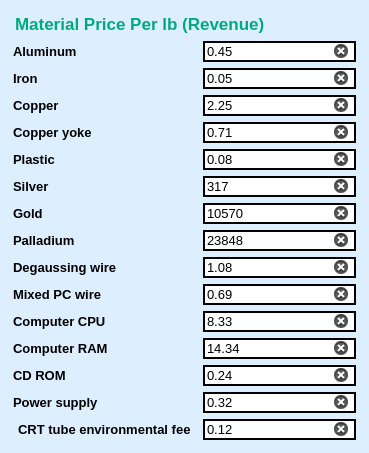
     <widget class="QFrame" name="frame">
      <property name="styleSheet">
       <string notr="true">border :2px solid;
border-color: rgb(221, 239, 255);
background-color: rgb(221, 239, 255);
border-radius: 15px;</string>
      </property>
      <property name="frameShape">
       <enum>QFrame::StyledPanel</enum>
      </property>
      <property name="frameShadow">
       <enum>QFrame::Raised</enum>
      </property>
      <layout class="QVBoxLayout" name="verticalLayout_3">
       <item>
        <widget class="QLineEdit" name="lineEdit">
         <property name="font">
          <font>
           <family>MS Shell Dlg 2</family>
           <pointsize>13</pointsize>
           <weight>75</weight>
           <italic>false</italic>
           <bold>true</bold>
          </font>
         </property>
         <property name="styleSheet">
          <string notr="true">color: rgb(0, 170, 127);
border :0px solid;
border-color: rgb(255, 255, 255);
background-color: rgb(221, 239, 255);</string>
         </property>
         <property name="text">
          <string>Material Price Per lb (Revenue)</string>
         </property>
        </widget>
       </item>
       <item>
        <layout class="QGridLayout" name="gridLayout">
         <item row="8" column="0">
          <widget class="QLabel" name="label_23">
           <property name="font">
            <font>
             <pointsize>10</pointsize>
             <weight>75</weight>
             <bold>true</bold>
            </font>
           </property>
           <property name="styleSheet">
            <string notr="true">border :0px solid;
border-color: rgb(255, 255, 255);
background-color: rgb(221, 239, 255);</string>
           </property>
           <property name="text">
            <string>Degaussing wire</string>
           </property>
          </widget>
         </item>
         <item row="5" column="1">
          <widget class="QLineEdit" name="ag">
           <property name="font">
            <font>
             <pointsize>10</pointsize>
            </font>
           </property>
           <property name="styleSheet">
            <string notr="true">border :1.5px solid;
background-color: rgb(255, 255, 255);</string>
           </property>
           <property name="text">
            <string>317</string>
           </property>
           <property name="clearButtonEnabled">
            <bool>true</bool>
           </property>
          </widget>
         </item>
         <item row="6" column="0">
          <widget class="QLabel" name="label_25">
           <property name="font">
            <font>
             <pointsize>10</pointsize>
             <weight>75</weight>
             <bold>true</bold>
            </font>
           </property>
           <property name="styleSheet">
            <string notr="true">border :0px solid;
border-color: rgb(255, 255, 255);
background-color: rgb(221, 239, 255);</string>
           </property>
           <property name="text">
            <string>Gold</string>
           </property>
          </widget>
         </item>
         <item row="5" column="0">
          <widget class="QLabel" name="label_24">
           <property name="font">
            <font>
             <pointsize>10</pointsize>
             <weight>75</weight>
             <bold>true</bold>
            </font>
           </property>
           <property name="styleSheet">
            <string notr="true">border :0px solid;
border-color: rgb(255, 255, 255);
background-color: rgb(221, 239, 255);</string>
           </property>
           <property name="text">
            <string>Silver</string>
           </property>
          </widget>
         </item>
         <item row="7" column="0">
          <widget class="QLabel" name="label_26">
           <property name="font">
            <font>
             <pointsize>10</pointsize>
             <weight>75</weight>
             <bold>true</bold>
            </font>
           </property>
           <property name="styleSheet">
            <string notr="true">border :0px solid;
border-color: rgb(255, 255, 255);
background-color: rgb(221, 239, 255);</string>
           </property>
           <property name="text">
            <string>Palladium</string>
           </property>
          </widget>
         </item>
         <item row="4" column="1">
          <widget class="QLineEdit" name="plastic">
           <property name="font">
            <font>
             <pointsize>10</pointsize>
            </font>
           </property>
           <property name="styleSheet">
            <string notr="true">border :1.5px solid;
background-color: rgb(255, 255, 255);</string>
           </property>
           <property name="text">
            <string>0.08</string>
           </property>
           <property name="clearButtonEnabled">
            <bool>true</bool>
           </property>
          </widget>
         </item>
         <item row="6" column="1">
          <widget class="QLineEdit" name="au">
           <property name="font">
            <font>
             <pointsize>10</pointsize>
            </font>
           </property>
           <property name="styleSheet">
            <string notr="true">border :1.5px solid;
background-color: rgb(255, 255, 255);</string>
           </property>
           <property name="text">
            <string>10570</string>
           </property>
           <property name="clearButtonEnabled">
            <bool>true</bool>
           </property>
          </widget>
         </item>
         <item row="7" column="1">
          <widget class="QLineEdit" name="pd">
           <property name="font">
            <font>
             <pointsize>10</pointsize>
            </font>
           </property>
           <property name="styleSheet">
            <string notr="true">border :1.5px solid;
background-color: rgb(255, 255, 255);</string>
           </property>
           <property name="text">
            <string>23848</string>
           </property>
           <property name="clearButtonEnabled">
            <bool>true</bool>
           </property>
          </widget>
         </item>
         <item row="9" column="0">
          <widget class="QLabel" name="label_32">
           <property name="font">
            <font>
             <pointsize>10</pointsize>
             <weight>75</weight>
             <bold>true</bold>
            </font>
           </property>
           <property name="styleSheet">
            <string notr="true">border :0px solid;
border-color: rgb(255, 255, 255);
background-color: rgb(221, 239, 255);</string>
           </property>
           <property name="text">
            <string>Mixed PC wire</string>
           </property>
          </widget>
         </item>
         <item row="10" column="1">
          <widget class="QLineEdit" name="cpu">
           <property name="font">
            <font>
             <pointsize>10</pointsize>
            </font>
           </property>
           <property name="styleSheet">
            <string notr="true">border :1.5px solid;
background-color: rgb(255, 255, 255);</string>
           </property>
           <property name="text">
            <string>8.33</string>
           </property>
           <property name="clearButtonEnabled">
            <bool>true</bool>
           </property>
          </widget>
         </item>
         <item row="10" column="0">
          <widget class="QLabel" name="label_31">
           <property name="font">
            <font>
             <pointsize>10</pointsize>
             <weight>75</weight>
             <bold>true</bold>
            </font>
           </property>
           <property name="styleSheet">
            <string notr="true">border :0px solid;
border-color: rgb(255, 255, 255);
background-color: rgb(221, 239, 255);</string>
           </property>
           <property name="text">
            <string>Computer CPU</string>
           </property>
          </widget>
         </item>
         <item row="12" column="1">
          <widget class="QLineEdit" name="cd_rom">
           <property name="font">
            <font>
             <pointsize>10</pointsize>
            </font>
           </property>
           <property name="styleSheet">
            <string notr="true">border :1.5px solid;
background-color: rgb(255, 255, 255);</string>
           </property>
           <property name="text">
            <string>0.24</string>
           </property>
           <property name="clearButtonEnabled">
            <bool>true</bool>
           </property>
          </widget>
         </item>
         <item row="13" column="0">
          <widget class="QLabel" name="label_28">
           <property name="font">
            <font>
             <pointsize>10</pointsize>
             <weight>75</weight>
             <bold>true</bold>
            </font>
           </property>
           <property name="styleSheet">
            <string notr="true">border :0px solid;
border-color: rgb(255, 255, 255);
background-color: rgb(221, 239, 255);</string>
           </property>
           <property name="text">
            <string>Power supply</string>
           </property>
          </widget>
         </item>
         <item row="11" column="0">
          <widget class="QLabel" name="label_30">
           <property name="font">
            <font>
             <pointsize>10</pointsize>
             <weight>75</weight>
             <bold>true</bold>
            </font>
           </property>
           <property name="styleSheet">
            <string notr="true">border :0px solid;
border-color: rgb(255, 255, 255);
background-color: rgb(221, 239, 255);</string>
           </property>
           <property name="text">
            <string>Computer RAM</string>
           </property>
          </widget>
         </item>
         <item row="14" column="1">
          <widget class="QLineEdit" name="crt_tube_environmental_fee">
           <property name="font">
            <font>
             <pointsize>10</pointsize>
            </font>
           </property>
           <property name="styleSheet">
            <string notr="true">border :1.5px solid;
background-color: rgb(255, 255, 255);</string>
           </property>
           <property name="text">
            <string>0.12</string>
           </property>
           <property name="clearButtonEnabled">
            <bool>true</bool>
           </property>
          </widget>
         </item>
         <item row="8" column="1">
          <widget class="QLineEdit" name="degaussing_wire">
           <property name="font">
            <font>
             <pointsize>10</pointsize>
            </font>
           </property>
           <property name="styleSheet">
            <string notr="true">border :1.5px solid;
background-color: rgb(255, 255, 255);</string>
           </property>
           <property name="text">
            <string>1.08</string>
           </property>
           <property name="clearButtonEnabled">
            <bool>true</bool>
           </property>
          </widget>
         </item>
         <item row="11" column="1">
          <widget class="QLineEdit" name="ram">
           <property name="font">
            <font>
             <pointsize>10</pointsize>
            </font>
           </property>
           <property name="styleSheet">
            <string notr="true">border :1.5px solid;
background-color: rgb(255, 255, 255);</string>
           </property>
           <property name="text">
            <string>14.34</string>
           </property>
           <property name="clearButtonEnabled">
            <bool>true</bool>
           </property>
          </widget>
         </item>
         <item row="9" column="1">
          <widget class="QLineEdit" name="mixed_pc_wire">
           <property name="font">
            <font>
             <pointsize>10</pointsize>
            </font>
           </property>
           <property name="styleSheet">
            <string notr="true">border :1.5px solid;
background-color: rgb(255, 255, 255);</string>
           </property>
           <property name="text">
            <string>0.69</string>
           </property>
           <property name="clearButtonEnabled">
            <bool>true</bool>
           </property>
          </widget>
         </item>
         <item row="12" column="0">
          <widget class="QLabel" name="label_29">
           <property name="font">
            <font>
             <pointsize>10</pointsize>
             <weight>75</weight>
             <bold>true</bold>
            </font>
           </property>
           <property name="styleSheet">
            <string notr="true">border :0px solid;
border-color: rgb(255, 255, 255);
background-color: rgb(221, 239, 255);</string>
           </property>
           <property name="text">
            <string>CD ROM</string>
           </property>
          </widget>
         </item>
         <item row="14" column="0">
          <widget class="QLabel" name="label_27">
           <property name="font">
            <font>
             <pointsize>10</pointsize>
             <weight>75</weight>
             <bold>true</bold>
            </font>
           </property>
           <property name="toolTip">
            <string>&lt;html&gt;&lt;head/&gt;&lt;body&gt;&lt;p&gt;&lt;span style=&quot; font-weight:400; color:#000000;&quot;&gt;$/lb: CRT tube processing fee recycling companies charge to residents or business.&lt;/span&gt;&lt;/p&gt;&lt;/body&gt;&lt;/html&gt;</string>
           </property>
           <property name="styleSheet">
            <string notr="true">background-color: rgb(221, 239, 255);</string>
           </property>
           <property name="text">
            <string>CRT tube environmental fee</string>
           </property>
          </widget>
         </item>
         <item row="13" column="1">
          <widget class="QLineEdit" name="power_supply">
           <property name="font">
            <font>
             <pointsize>10</pointsize>
            </font>
           </property>
           <property name="styleSheet">
            <string notr="true">border :1.5px solid;
background-color: rgb(255, 255, 255);</string>
           </property>
           <property name="text">
            <string>0.32</string>
           </property>
           <property name="clearButtonEnabled">
            <bool>true</bool>
           </property>
          </widget>
         </item>
         <item row="0" column="0">
          <widget class="QLabel" name="label_14">
           <property name="font">
            <font>
             <pointsize>10</pointsize>
             <weight>75</weight>
             <bold>true</bold>
            </font>
           </property>
           <property name="styleSheet">
            <string notr="true">border :0px solid;
border-color: rgb(255, 255, 255);
background-color: rgb(221, 239, 255);</string>
           </property>
           <property name="text">
            <string>Aluminum</string>
           </property>
          </widget>
         </item>
         <item row="0" column="1">
          <widget class="QLineEdit" name="al">
           <property name="font">
            <font>
             <pointsize>10</pointsize>
            </font>
           </property>
           <property name="styleSheet">
            <string notr="true">border :1.5px solid;
background-color: rgb(255, 255, 255);</string>
           </property>
           <property name="text">
            <string>0.45</string>
           </property>
           <property name="clearButtonEnabled">
            <bool>true</bool>
           </property>
          </widget>
         </item>
         <item row="1" column="0">
          <widget class="QLabel" name="label_19">
           <property name="font">
            <font>
             <pointsize>10</pointsize>
             <weight>75</weight>
             <bold>true</bold>
            </font>
           </property>
           <property name="styleSheet">
            <string notr="true">border :0px solid;
border-color: rgb(255, 255, 255);
background-color: rgb(221, 239, 255);</string>
           </property>
           <property name="text">
            <string>Iron</string>
           </property>
          </widget>
         </item>
         <item row="1" column="1">
          <widget class="QLineEdit" name="fe">
           <property name="font">
            <font>
             <pointsize>10</pointsize>
            </font>
           </property>
           <property name="styleSheet">
            <string notr="true">border :1.5px solid;
background-color: rgb(255, 255, 255);</string>
           </property>
           <property name="text">
            <string>0.05</string>
           </property>
           <property name="clearButtonEnabled">
            <bool>true</bool>
           </property>
          </widget>
         </item>
         <item row="2" column="0">
          <widget class="QLabel" name="label_20">
           <property name="font">
            <font>
             <pointsize>10</pointsize>
             <weight>75</weight>
             <bold>true</bold>
            </font>
           </property>
           <property name="styleSheet">
            <string notr="true">border :0px solid;
border-color: rgb(255, 255, 255);
background-color: rgb(221, 239, 255);</string>
           </property>
           <property name="text">
            <string>Copper</string>
           </property>
          </widget>
         </item>
         <item row="2" column="1">
          <widget class="QLineEdit" name="cu">
           <property name="font">
            <font>
             <pointsize>10</pointsize>
            </font>
           </property>
           <property name="styleSheet">
            <string notr="true">border :1.5px solid;
background-color: rgb(255, 255, 255);</string>
           </property>
           <property name="text">
            <string>2.25</string>
           </property>
           <property name="clearButtonEnabled">
            <bool>true</bool>
           </property>
          </widget>
         </item>
         <item row="3" column="1">
          <widget class="QLineEdit" name="cu_yoke">
           <property name="font">
            <font>
             <pointsize>10</pointsize>
            </font>
           </property>
           <property name="styleSheet">
            <string notr="true">border :1.5px solid;
background-color: rgb(255, 255, 255);</string>
           </property>
           <property name="text">
            <string>0.71</string>
           </property>
           <property name="clearButtonEnabled">
            <bool>true</bool>
           </property>
          </widget>
         </item>
         <item row="4" column="0">
          <widget class="QLabel" name="label_22">
           <property name="font">
            <font>
             <pointsize>10</pointsize>
             <weight>75</weight>
             <bold>true</bold>
            </font>
           </property>
           <property name="styleSheet">
            <string notr="true">border :0px solid;
border-color: rgb(255, 255, 255);
background-color: rgb(221, 239, 255);</string>
           </property>
           <property name="text">
            <string>Plastic</string>
           </property>
          </widget>
         </item>
         <item row="3" column="0">
          <widget class="QLabel" name="label_21">
           <property name="font">
            <font>
             <pointsize>10</pointsize>
             <weight>75</weight>
             <bold>true</bold>
            </font>
           </property>
           <property name="styleSheet">
            <string notr="true">border :0px solid;
border-color: rgb(255, 255, 255);
background-color: rgb(221, 239, 255);</string>
           </property>
           <property name="text">
            <string>Copper yoke</string>
           </property>
          </widget>
         </item>
        </layout>
       </item>
      </layout>
     </widget>
